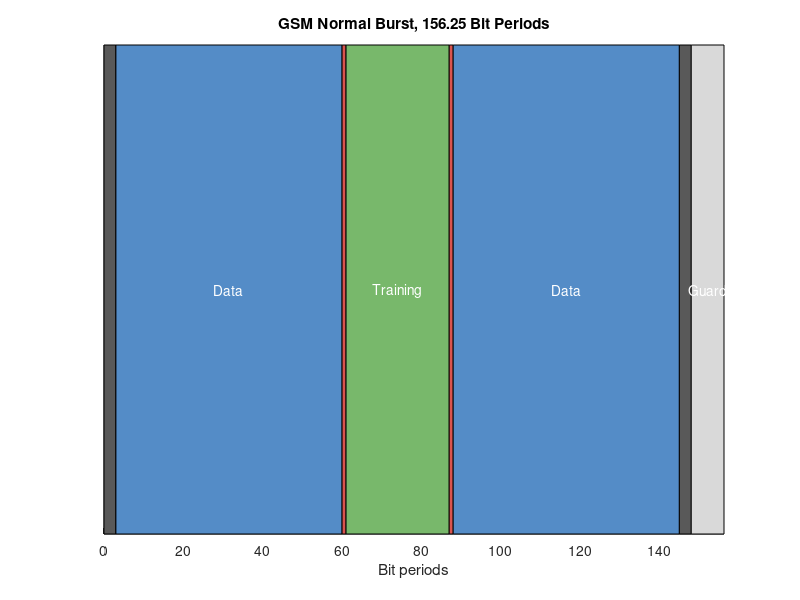
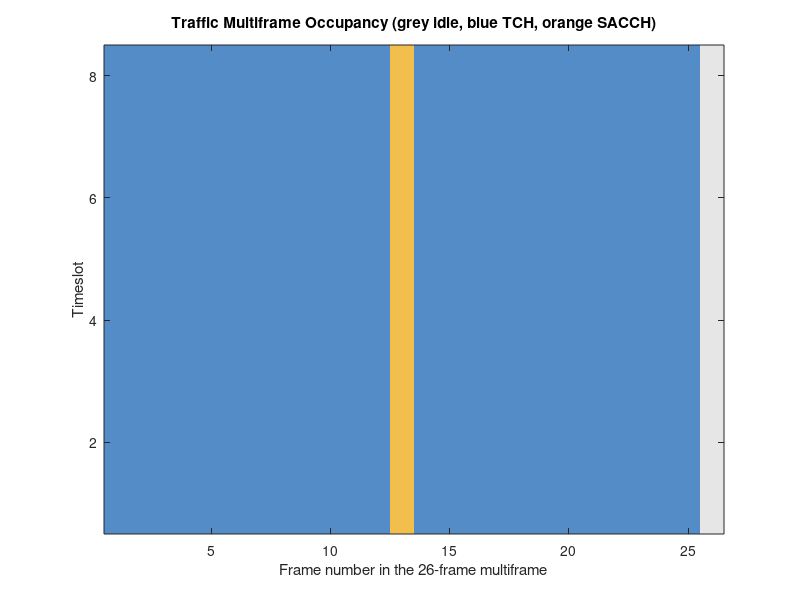
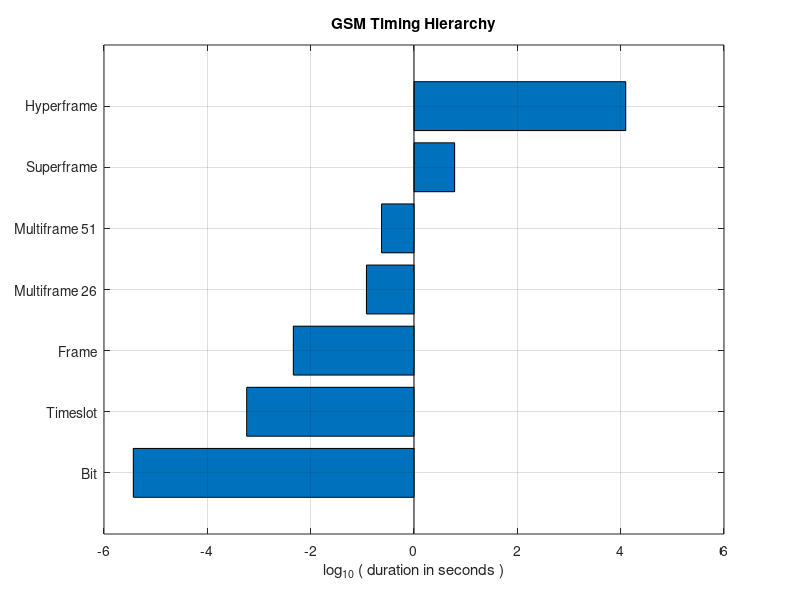

These charts were generated, in order, by the following MATLAB code:
% Experiment 7 : GSM TDMA Frame Structure and Logical Channel Mapping
clc; clear; close all;

%% Parameters
Rb    = 270833.33;        % gross bit rate (bit/s)
Nslot = 8;                % timeslots per TDMA frame
Nbits = 148;              % bits in a normal burst
Guard = 8.25;             % guard period (bit periods)
Tb    = 1/Rb;

%% Burst composition
tail1 = 3; data1 = 57; steal1 = 1; tsc = 26; steal2 = 1; data2 = 57; tail2 = 3;
total = tail1+data1+steal1+tsc+steal2+data2+tail2;

fprintf('GSM normal burst composition\n');
fprintf('  Tail bits                 : %d + %d\n',tail1,tail2);
fprintf('  Encrypted data bits       : %d + %d\n',data1,data2);
fprintf('  Stealing flags            : %d + %d\n',steal1,steal2);
fprintf('  Training sequence         : %d\n',tsc);
fprintf('  Total                     : %d bits\n',total);
fprintf('  Guard period              : %.2f bit periods\n\n',Guard);

%% Timing hierarchy
Tbit     = Tb;
Tburst   = (Nbits + Guard)*Tb;
Tframe   = Nslot*Tburst;
Tmulti26 = 26*Tframe;
Tmulti51 = 51*Tframe;
Tsuper   = 51*Tmulti26;
Thyper   = 2048*Tsuper;

fprintf('GSM timing hierarchy\n');
fprintf('  Bit period                : %.4f us\n',Tbit*1e6);
fprintf('  Timeslot (burst) duration : %.4f us\n',Tburst*1e6);
fprintf('  TDMA frame (8 slots)      : %.4f ms\n',Tframe*1e3);
fprintf('  Traffic multiframe (26)   : %.2f ms\n',Tmulti26*1e3);
fprintf('  Control multiframe (51)   : %.2f ms\n',Tmulti51*1e3);
fprintf('  Superframe (51x26)        : %.3f s\n',Tsuper);
fprintf('  Hyperframe (2048 super)   : %.2f s\n\n',Thyper);

%% Useful bit rate of one traffic channel
useful = (data1+data2)*Nslot/Nslot;          % bits per burst carrying data
Rtch   = 114*24/(Tmulti26);                  % 24 traffic bursts per 26 frames
fprintf('Traffic channel gross rate  : %.2f kbit/s\n',114/Tframe/1000);
fprintf('Traffic channel useful rate : %.2f kbit/s\n\n',Rtch/1000);

%% 26-frame traffic multiframe map
tmap = repmat({'T'},1,26);
tmap{13} = 'S';           % SACCH
tmap{26} = 'I';           % idle
fprintf('26-frame traffic multiframe (T traffic, S SACCH, I idle)\n  ');
fprintf('%s ',tmap{:}); fprintf('\n\n');

%% 51-frame control multiframe map, downlink timeslot 0, non-combined
% Configuration: BCCH carrier, timeslot 0, downlink, non-combined, that is
% the SDCCH is carried on a separate timeslot. Frame numbers below are
% counted from 0 and may be checked directly against 3GPP TS 45.002.
cmap = cell(1,51);
for k = 1:51, cmap{k} = 'C'; end
cmap{1}  = 'F'; cmap{2}  = 'S';
cmap{11} = 'F'; cmap{12} = 'S';
cmap{21} = 'F'; cmap{22} = 'S';
cmap{31} = 'F'; cmap{32} = 'S';
cmap{41} = 'F'; cmap{42} = 'S';
cmap{51} = 'I';
for k = 3:6, cmap{k} = 'B'; end
fprintf('51-frame control multiframe, downlink timeslot 0, non-combined\n');
fprintf('  F FCCH   S SCH   B BCCH   C CCCH (PCH and AGCH)   I idle\n  ');
fprintf('%s ',cmap{:}); fprintf('\n');
lab = 'FSBCI';
for q = 1:numel(lab)
    idx = find(cellfun(@(z) z==lab(q), cmap)) - 1;
    fprintf('  %c at frames :',lab(q));
    fprintf(' %d',idx); fprintf('\n');
end
fprintf('  CCCH occupies %d of the 51 frames\n\n',sum(cellfun(@(z) z=='C',cmap)));

%% Logical channel summary
fprintf('%-8s %-12s %-10s %s\n','Channel','Direction','Type','Function');
fprintf('%-8s %-12s %-10s %s\n','FCCH','Downlink','Broadcast','Frequency correction');
fprintf('%-8s %-12s %-10s %s\n','SCH','Downlink','Broadcast','Frame synchronisation, BSIC');
fprintf('%-8s %-12s %-10s %s\n','BCCH','Downlink','Broadcast','Cell and network parameters');
fprintf('%-8s %-12s %-10s %s\n','PCH','Downlink','Common','Paging of mobile stations');
fprintf('%-8s %-12s %-10s %s\n','AGCH','Downlink','Common','Assignment of a dedicated channel');
fprintf('%-8s %-12s %-10s %s\n','RACH','Uplink','Common','Random access request');
fprintf('%-8s %-12s %-10s %s\n','SDCCH','Both','Dedicated','Call setup signalling');
fprintf('%-8s %-12s %-10s %s\n','SACCH','Both','Dedicated','Power control, timing advance');
fprintf('%-8s %-12s %-10s %s\n','TCH','Both','Traffic','Encoded speech or data');

%% Figure 1 : burst structure
figure;
seg = [tail1 data1 steal1 tsc steal2 data2 tail2 Guard];
lab = {'T','Data','S','Training','S','Data','T','Guard'};
col = [0.35 0.35 0.35;0.33 0.55 0.78;0.85 0.33 0.31;0.47 0.72 0.42;...
       0.85 0.33 0.31;0.33 0.55 0.78;0.35 0.35 0.35;0.85 0.85 0.85];
x = 0;
hold on;
for k = 1:numel(seg)
    rectangle('Position',[x 0 seg(k) 1],'FaceColor',col(k,:));
    if seg(k) > 3
        text(x+seg(k)/2,0.5,lab{k},'HorizontalAlignment','center','Color','w');
    end
    x = x + seg(k);
end
xlim([0 x]); ylim([0 1]); set(gca,'YTick',[]);
xlabel('Bit periods'); title('GSM Normal Burst, 156.25 Bit Periods');

%% Figure 2 : slot occupancy over one traffic multiframe
occ = zeros(Nslot,26);
for f = 1:26
    for s = 1:Nslot
        if strcmp(tmap{f},'T'), occ(s,f) = 1;
        elseif strcmp(tmap{f},'S'), occ(s,f) = 2;
        else, occ(s,f) = 0; end
    end
end
figure;
imagesc(1:26,1:Nslot,occ); set(gca,'YDir','normal');
colormap([0.9 0.9 0.9;0.33 0.55 0.78;0.95 0.75 0.30]);
xlabel('Frame number in the 26-frame multiframe'); ylabel('Timeslot');
title('Traffic Multiframe Occupancy (grey idle, blue TCH, orange SACCH)');

%% Figure 3 : timing hierarchy on a logarithmic scale
figure;
names = {'Bit','Timeslot','Frame','Multiframe 26','Multiframe 51','Superframe','Hyperframe'};
vals  = [Tbit Tburst Tframe Tmulti26 Tmulti51 Tsuper Thyper];
barh(log10(vals)); set(gca,'YTickLabel',names);
grid on; xlabel('log_{10} ( duration in seconds )');
title('GSM Timing Hierarchy');
